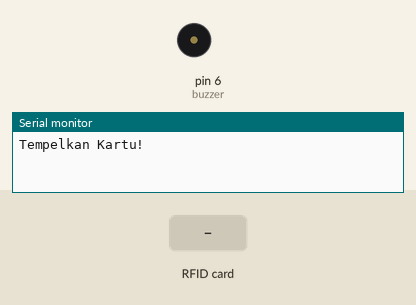
The sketch below on a simulated Arduino Uno, built with avr-gcc and run on an emulated ATmega328P. On the bench: buzzer (waves = sounding, pin HIGH), the last lines printed to the serial monitor. Inputs (shaded band) come from the test bench. Pins used as bus, display or sensor lines are not drawn.

Above: at 1.6 s.
1.7 s: RFID card 5E 7A 19 C4 held to the reader
At 2.9 s:
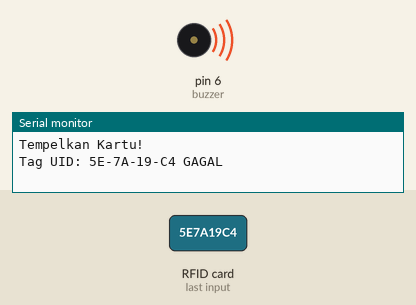
Timing chart, 0 to 5.2 s (numbered marks = the images above; inputs shaded):
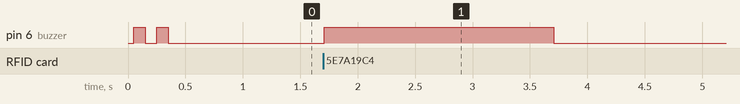

The sketch:

7.RFID_2.ino
```cpp
#include <SPI.h>
#include <MFRC522.h>

String uidString;

int buzzer = 6;
int infrared = 2;

#define SS_PIN 10
#define RST_PIN 9
MFRC522 mfrc522(SS_PIN, RST_PIN);   //Create MFRC522 instance

void setup(){
  Serial.begin(9600);
  pinMode(buzzer, OUTPUT);
  SPI.begin();  //Initiate SPI bus
  mfrc522.PCD_Init();
  bunyibuzzeroke();
  Serial.println("Tempelkan Kartu!");
}

void loop(){
  //Baca Data
  if(mfrc522.PICC_IsNewCardPresent()){
    readRFID();
    Serial.print("Tag UID: " + String(uidString));
  if(uidString=="2A-A5-B7-15"){
    bunyibuzzeroke();
    Serial.println(" BERHASIL!");
    delay(1000);
    Serial.println("Silahkan Masuk!");
  }else if(uidString=="1A-C-E9-80"){
    bunyibuzzeroke();
    Serial.println("BERHASIL!");
    delay(1000);
    Serial.println("Silahkan Masuk!");
  }else{
    Serial.println(" GAGAL");
    bunyibuzzergagal();
  }
}
}

void readRFID() {
  mfrc522.PICC_ReadCardSerial();
  //Pembatas bisa dirubah sesuai keinginan, disini yang digunakan "-"
  uidString = String(mfrc522.uid.uidByte[0],HEX) + "-" +
              String(mfrc522.uid.uidByte[1],HEX) + "-" +
              String(mfrc522.uid.uidByte[2],HEX) + "-" +
              String(mfrc522.uid.uidByte[3],HEX);
              uidString.toUpperCase();
}

void bunyibuzzeroke(){
  digitalWrite(buzzer, HIGH);
  delay(100);
  digitalWrite(buzzer, LOW);
  delay(100);
  digitalWrite(buzzer, HIGH);
  delay(100);
  digitalWrite(buzzer, LOW);
  delay(100);
}

void bunyibuzzergagal(){
  digitalWrite(buzzer, HIGH);
  delay(2000);
  digitalWrite(buzzer, LOW);
}
```

Measured:
- after the input at 1.7 s, pin 6 (buzzer): LOW → HIGH at once, → LOW 2.0 s later
